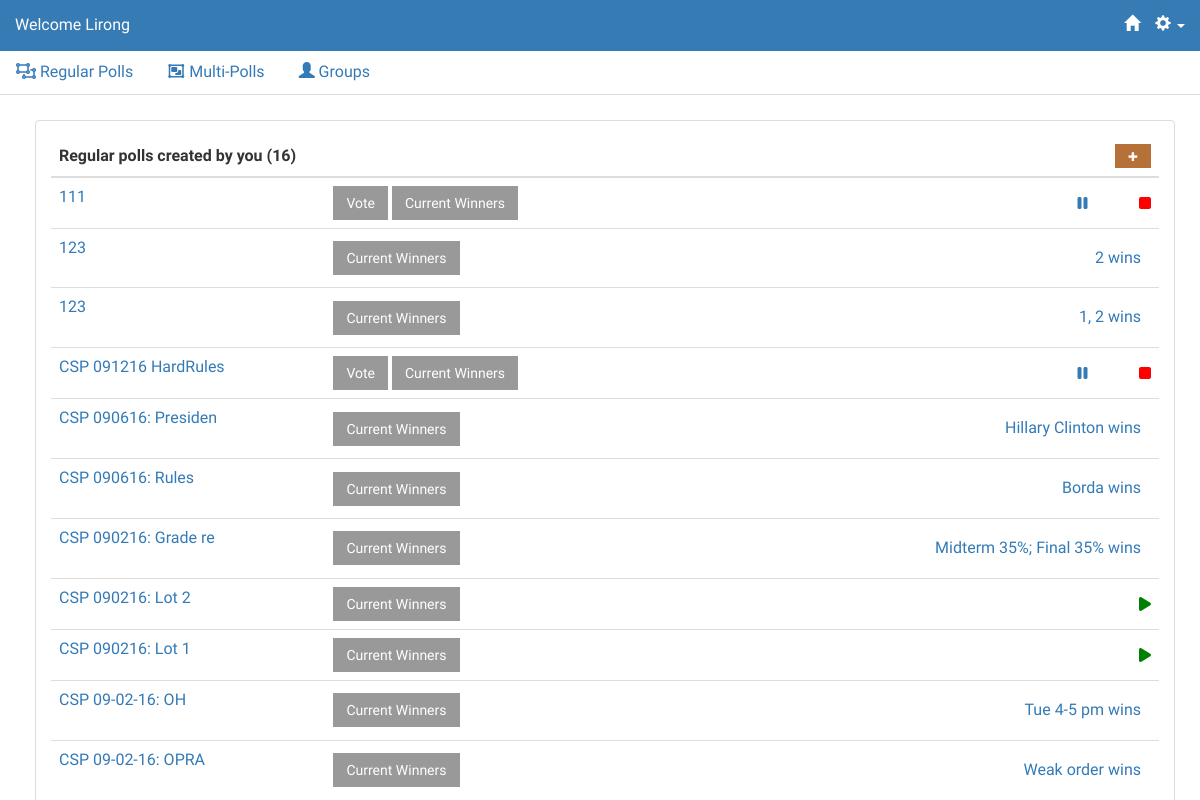
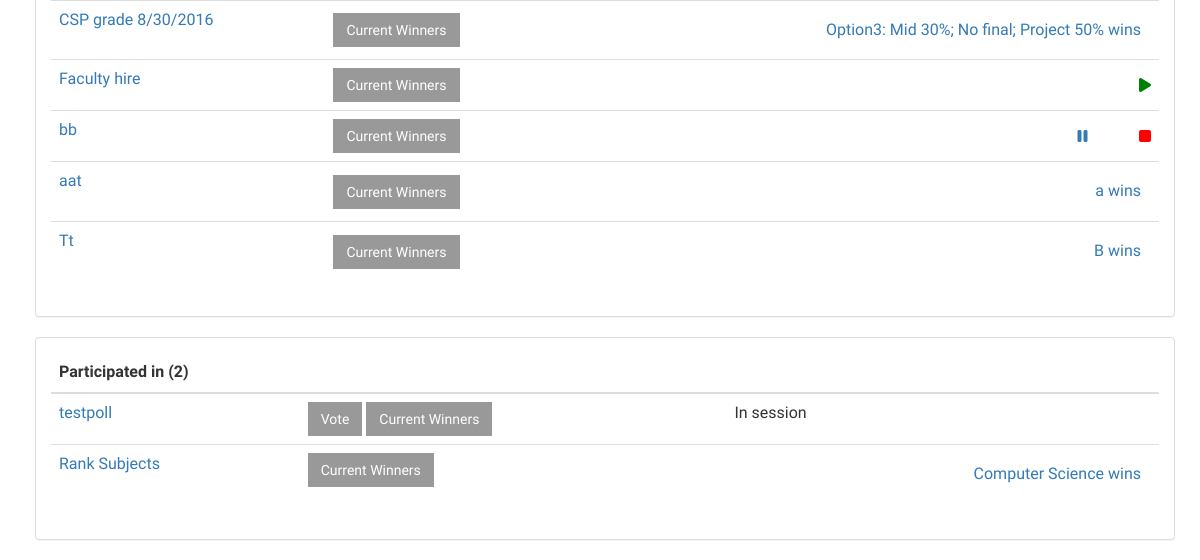
Page /polls/regular_polls (signed in) on the earlier database version (2 pictures, top to bottom).
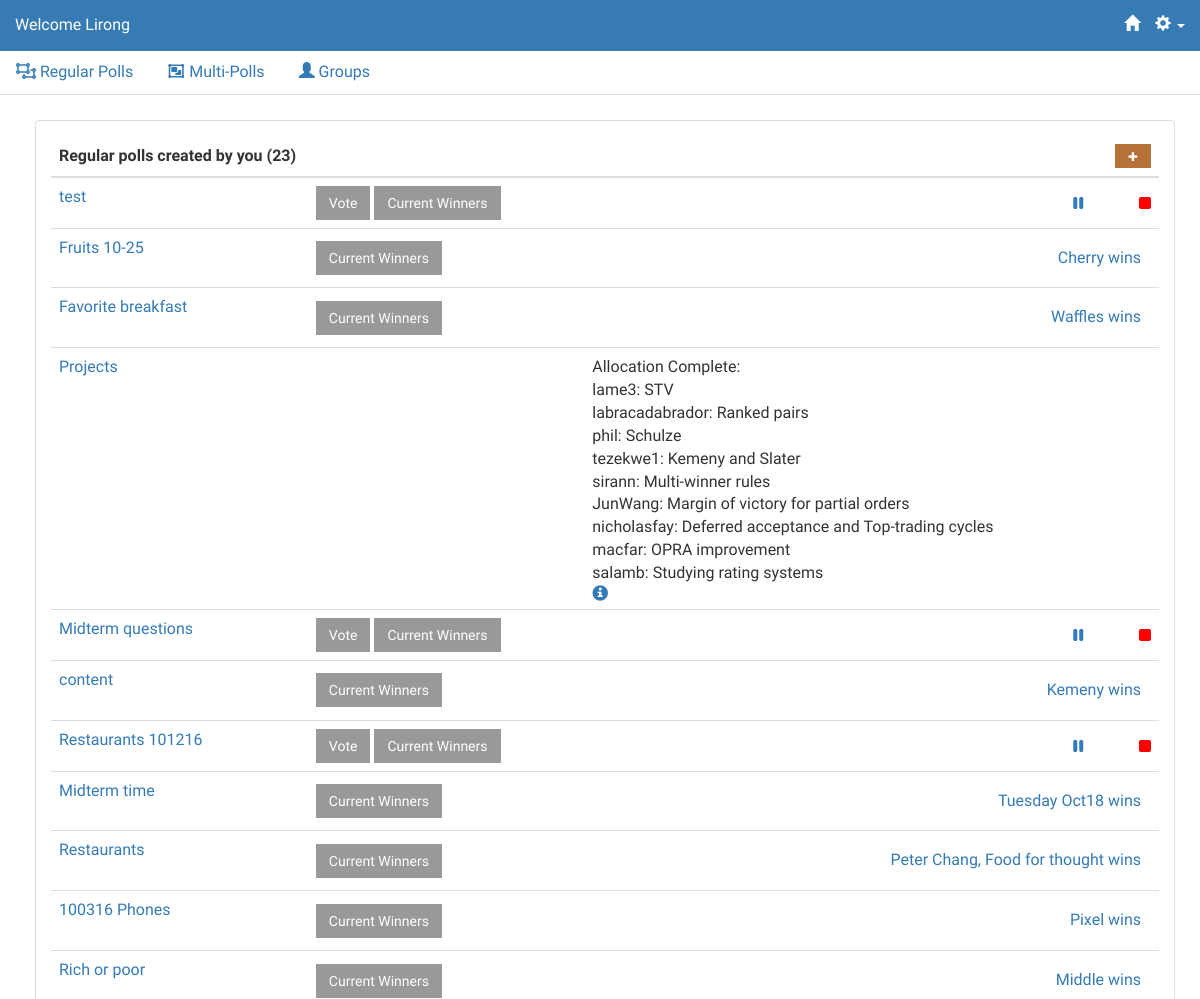
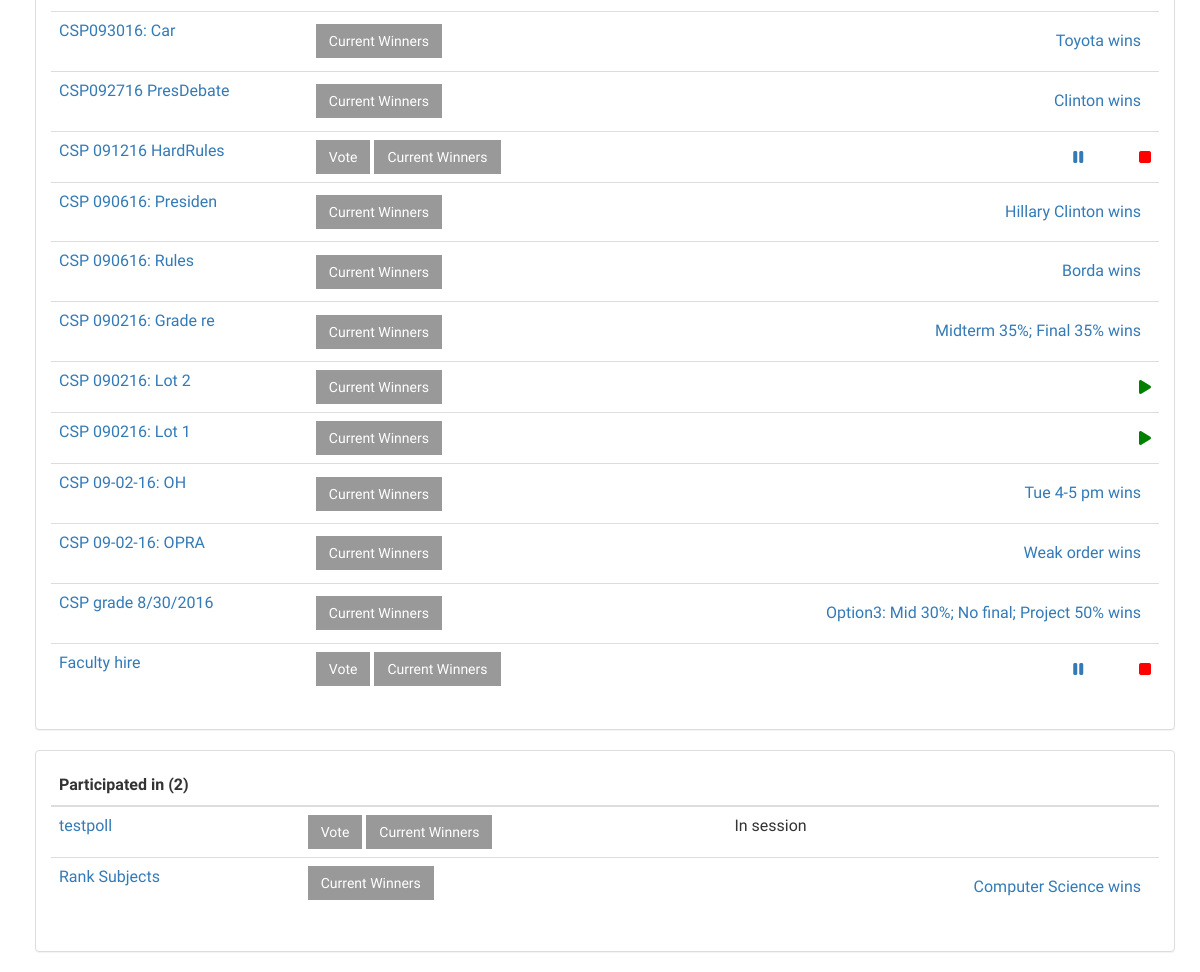
Same page on the later database version (2 pictures, top to bottom).
### polls/models.py (models this page shows, shortened)
@python_2_unicode_compatible
class Question(models.Model):
    question_text = models.CharField(max_length=200)
    question_desc = models.CharField(max_length=500, null=True, blank=True)
    image = models.ImageField(upload_to='static/img/items/', blank=True, null=True)
    imageURL = models.CharField(max_length=500, blank=True, null=True)
    pub_date = models.DateTimeField('date published')
    follow_up = models.OneToOneField('Question', on_delete=models.CASCADE, null = True, blank = True)
    question_owner = models.ForeignKey(User, null=True)
    question_voters = models.ManyToManyField(User, related_name='poll_participated')
    status = models.IntegerField(default=1)
    display_pref = models.IntegerField(default=1)
    creator_pref = models.IntegerField(default=1)
    emailInvite = models.BooleanField(default=True)
    emailDelete = models.BooleanField(default=True)
    emailStart = models.BooleanField(default=True)
    emailStop = models.BooleanField(default=True)
    poll_algorithm = models.IntegerField(default=1)
    question_type = models.IntegerField(default=1)
    winner = models.CharField(max_length=200)
    m_poll = models.BooleanField(default=False)
    open = models.IntegerField(default=0)
    new_vote = models.BooleanField(default=False)

@python_2_unicode_compatible
class AllocationVoter(models.Model):
    question = models.ForeignKey(Question, on_delete=models.CASCADE)
    user = models.ForeignKey(User, on_delete=models.CASCADE)
    response = models.ForeignKey(Response, on_delete=models.CASCADE, null=True)

@python_2_unicode_compatible
class Response(models.Model):
    question = models.ForeignKey(Question, on_delete=models.CASCADE, null=True)
    resp_str = models.CharField(max_length=1000, null=True, blank=True)
    user = models.ForeignKey(User, null = True, blank = True)
    timestamp = models.DateTimeField('response timestamp')
    allocation = models.ForeignKey(Item, default=None, null = True, blank = True, on_delete=models.CASCADE) # assigned by algorithm function
    anonymous_voter = models.CharField(max_length=50,blank=True,null=True)
    anonymous_id = models.IntegerField(default = 0)
    comment = models.CharField(max_length=1000, blank=True, null=True)
    active = models.IntegerField(default=1)
    class Meta:
        ordering = ['timestamp']

@python_2_unicode_compatible
class Item(models.Model):
    question = models.ForeignKey(Question, on_delete=models.CASCADE)
    item_text = models.CharField(max_length=200)
    item_description = models.CharField(max_length=1000, blank=True, null=True)
    image = models.ImageField(upload_to='static/img/items/', blank=True, null=True)
    imageURL = models.CharField(max_length=500, blank=True, null=True)
    timestamp = models.DateTimeField('item timestamp')
    class Meta:
        ordering = ['timestamp']

### polls/views.py (the view)
class RegularPollsView(generic.ListView):
    template_name = 'polls/regular_polls.html'
    context_object_name = 'question_list'
    def get_queryset(self):
        return Question.objects.all()
    def get_context_data(self, **kwargs):
        ctx = super(RegularPollsView, self).get_context_data(**kwargs)
        ctx['polls_created'] = Question.objects.filter(question_owner = self.request.user, m_poll = False).order_by('-pub_date')
        ctx['polls_participated'] = self.request.user.poll_participated.filter(m_poll = False).exclude(question_owner = self.request.user).order_by('-pub_date')
        return ctx

### polls/templates/polls/regular_polls.html (shortened to what the changed rows need)
{% extends 'polls/base.html' %}
{% block content %}
<div class="container" >
    <div name="created" class="panel panel-default">
        <div class="panel-body">
        <table style = "width:100%;" class="table" name="created">
            <thead>
                <tr>
                    <th colspan=2>
		                  Regular polls created by you ({{ polls_created|length }})
                    </th>
                    <th>
                            <a href="{% url 'polls:AddStep1' %}" style='font-size:60%; float:right;' class="btn btn-yellow">
                                    <span class="glyphicon glyphicon-plus"></span>
                            </a>
                    </th>
                </tr>
            </thead>
            {% for question in polls_created %}
                <tr>
                    <td>
                        <a href="{% url 'polls:pollinfo' question.id %}" data-toggle="tooltip" data-placement="right" title="Description: {%if question.question_desc %} {{question.question_desc}} {%else%} None. {%endif%}">{{ question.question_text }}</a>
                    </td>
                    <td style="vertical-align:middle">
                        {% if question.status == 2 %}
							{% if request.user in question.question_voters.all %}
								<a href="{% url 'polls:detail' question.id %}" class ="btn btn-dark" role="button" >Vote</a>
							{% endif %}
                        {% endif %}
						{% if question.question_type == 1 %}
                            <a href="{% url 'polls:voteresults' question.id %}" class ="btn btn-dark" role="button" target="_blank" >Current Winners</a>
                        {% endif %}
                    </td>
                    {% if question.status == 1 %}
                        <td style="vertical-align:middle">
                            <div class="start-icon">
                            <i class="fa fa-play" aria-hidden="true" data-toggle="modal" data-target="#confirm-start{{ question.id }}"></i>
                            </div>
                        </td>
                    {% elif question.status == 2 %}
						<td style="vertical-align:middle">
							<div class="stop-icon pull-right">
                            <i class="fa fa-stop" aria-hidden="true" data-toggle="modal" data-target="#confirm-stop{{ question.id }}"></i>
                            </div>
                            <div class="pause-icon pull-right" style="position:relative; right:10%;">
                            <a href="{% url 'polls:pause' question.id %}"><i class="fa fa-pause" aria-hidden="true"></i></a>
                            </div>
                        </td>
                    {% elif question.status == 3 %}
                            <td>
                                {% if question.question_type == 1 %}
                                    <a style="float:right;margin:10px" href="{% url 'polls:voteresults' question.id %}" >
                                        {{question.winner}} wins
                                    </a>
                                {% elif question.question_type == 2 %}
                                    Allocation Complete: <br />
                                    {% for order_item in question.allocationvoter_set.all %}
                                        {% if order_item.response.allocation %}
                                            {{ order_item.user.username }}: {{ order_item.response.allocation.item_text }}
                                            <br />
                                        {% endif %}
                                    {% endfor %}
                                    <a href="{% url 'polls:allocate_results' question.id %}" >
                                        <span class = "glyphicon glyphicon-info-sign" href="{% url 'polls:allocate_results' question.id %}"></span>
                                    </a>
                                {% endif %}
                            </td>
					{% else %}
					<td style="vertical-align:middle">
                        <div class="start-icon">
                            <a href="{% url 'polls:resume' question.id %}"><i class="fa fa-play" aria-hidden="true"></i></a>
                        </div>
                    </td>
                    {% endif %}
                </tr>
            {% endfor %}
        </table>
        </div>
    </div>
    <div name="participated" class="panel panel-default">
        <div class="panel-body">
        <table class="table" >
            <thead>
                <tr>
                    <th>
                        Participated in	({{ polls_participated|length }})
                    </th>
                    <th></th>
                    <th></th>
                </tr>
            </thead>
            {% for question in polls_participated %}
            <tr>
                <td>
                    <a href="{% url 'polls:pollinfo' question.id %}" data-toggle="tooltip" data-placement="right" title="Description: {%if question.question_desc %} {{question.question_desc}} {%else%} None. {%endif%}">
                    {{ question.question_text }}
                    </a>
                </td>
                <td>
                    {% if question.status == 2 %}
                        <a href="{% url 'polls:detail' question.id %}" class ="btn btn-dark" role="button">Vote</a>
                    {% endif %}
					{% if question.question_type == 1 %}
                            <a href="{% url 'polls:voteresults' question.id %}" class ="btn btn-dark" role="button" target="_blank" >Current Winners</a>
                    {% endif %}
                </td>
                {% if question.status == 1 %}
                    <td>Poll not started</td>
                {% elif question.status == 2 %}
                    <td>In session</td>
                {% elif question.status == 3 %}
                    <td>
                        {% if question.question_type == 1 %}
                            <a style="float:right;margin:10px" href="{% url 'polls:voteresults' question.id %}" >
                            {{question.winner}} wins
                        </a>
                        {% endif %}
                    </td>
                {% endif %}
                </tr>
            {% endfor %}
        </table>
        </div>
    </div>
</div>
{% endblock %}

Differences in the rows shown:
removed Question: question_text "111", status "Vote", question_type "Current Winners"
removed Question: question_text "123", question_type "Current Winners", winner "2"
no longer on this page (row edited): Question: question_text "123", question_type "Current Winners", winner "1, 2"
removed Question: question_text "bb", question_type "Current Winners"
removed Question: question_text "aat", question_type "Current Winners", winner "a"
removed Question: question_text "Tt", question_type "Current Winners", winner "B"
added Question: question_text "test", status "Vote", question_type "Current Winners"
added Question: question_text "Fruits 10-25", question_type "Current Winners", winner "Cherry"
added Question: question_text "Favorite breakfast", question_type "Current Winners", winner "Waffles"
added Question: question_text "Projects"
added AllocationVoter: user.username "lame3", response.allocation.item_text "STV"
added AllocationVoter: user.username "labracadabrador", response.allocation.item_text "Ranked pairs"
added AllocationVoter: user.username "phil", response.allocation.item_text "Schulze"
added AllocationVoter: user.username "tezekwe1", response.allocation.item_text "Kemeny and Slater"
added AllocationVoter: user.username "sirann", response.allocation.item_text "Multi-winner rules"
added AllocationVoter: user.username "JunWang", response.allocation.item_text "Margin of victory for partial orders"
added AllocationVoter: user.username "nicholasfay", response.allocation.item_text "Deferred acceptance and Top-trading cycles"
added AllocationVoter: user.username "macfar", response.allocation.item_text "OPRA improvement"
added AllocationVoter: user.username "salamb", response.allocation.item_text "Studying rating systems"
added Question: question_text "Midterm questions", status "Vote", question_type "Current Winners"
added Question: question_text "content", question_type "Current Winners", winner "Kemeny"
added Question: question_text "Restaurants 101216", status "Vote", question_type "Current Winners"
added Question: question_text "Midterm time", question_type "Current Winners", winner "Tuesday Oct18"
added Question: question_text "Restaurants", question_type "Current Winners", winner "Peter Chang, Food for thought"
added Question: question_text "100316 Phones", question_type "Current Winners", winner "Pixel"
added Question: question_text "Rich or poor", question_type "Current Winners", winner "Middle"
now on this page (row edited): Question: question_text "CSP093016: Car", question_type "Current Winners", winner "Toyota"
added Question: question_text "CSP092716 PresDebate", question_type "Current Winners", winner "Clinton"
changed Question "Faculty hire": now shows "Vote"
Other differences:
{{ polls_created|length }}: "16" → "23"
